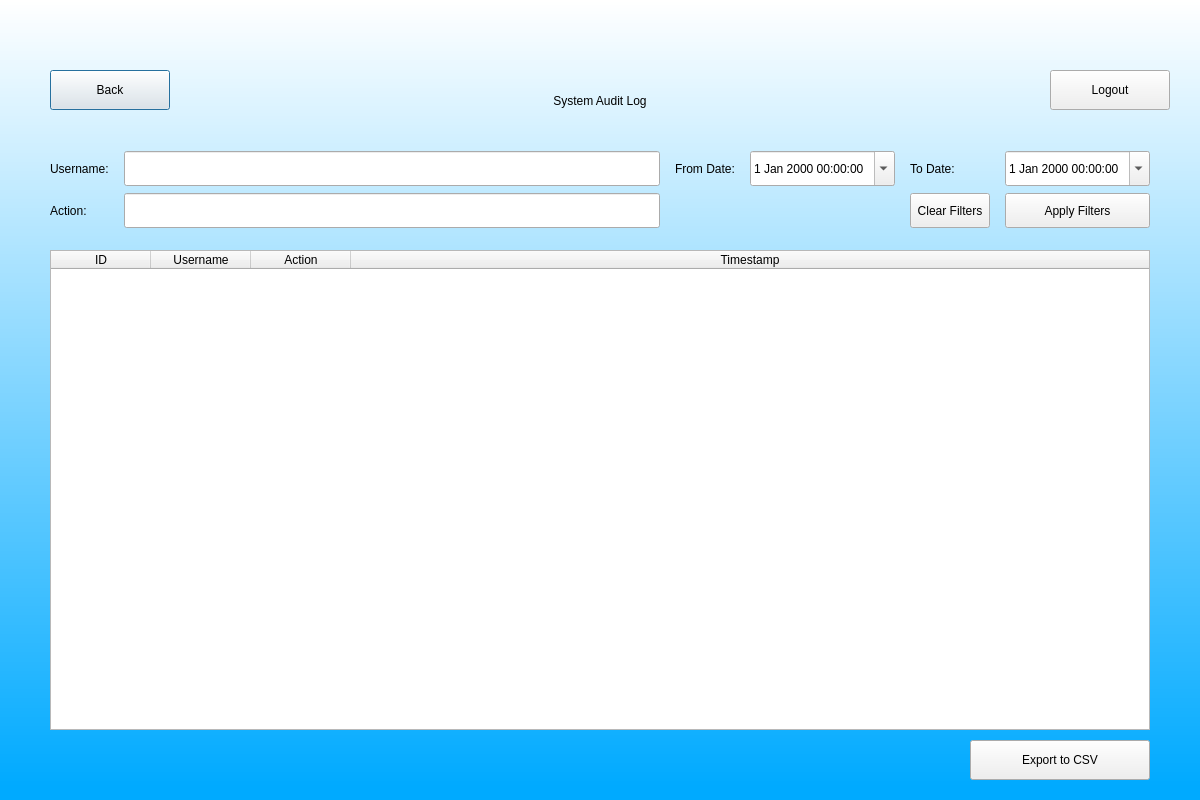
<?xml version="1.0" encoding="UTF-8"?>
<ui version="4.0">
 <class>Dialog</class>
 <widget class="QDialog" name="Dialog">
  <property name="geometry">
   <rect>
    <x>0</x>
    <y>0</y>
    <width>1200</width>
    <height>800</height>
   </rect>
  </property>
  <property name="windowTitle">
   <string>Audit Log - Hospital Management System</string>
  </property>
  <widget class="QWidget" name="widget" native="true">
   <property name="geometry">
    <rect>
     <x>0</x>
     <y>0</y>
     <width>1200</width>
     <height>800</height>
    </rect>
   </property>
   <property name="styleSheet">
    <string notr="true">QWidget#widget{
background-color:qlineargradient(spread:pad, x1:1, y1:0.982409, x2:1, y2:0, stop:0 rgba(0, 170, 255, 255), stop:1 rgba(255, 255, 255, 255))}</string>
   </property>
   <widget class="QLabel" name="label">
    <property name="geometry">
     <rect>
      <x>300</x>
      <y>70</y>
      <width>600</width>
      <height>61</height>
     </rect>
    </property>
    <property name="styleSheet">
     <string notr="true">font: 36pt &quot;MS Shell Dlg 2&quot;;</string>
    </property>
    <property name="text">
     <string>System Audit Log</string>
    </property>
    <property name="alignment">
     <set>Qt::AlignCenter</set>
    </property>
   </widget>
   <widget class="QPushButton" name="backTo">
    <property name="geometry">
     <rect>
      <x>50</x>
      <y>70</y>
      <width>120</width>
      <height>40</height>
     </rect>
    </property>
    <property name="styleSheet">
     <string notr="true">font: 12pt &quot;MS Shell Dlg 2&quot;;</string>
    </property>
    <property name="text">
     <string>Back</string>
    </property>
   </widget>
   <widget class="QPushButton" name="logout">
    <property name="geometry">
     <rect>
      <x>1050</x>
      <y>70</y>
      <width>120</width>
      <height>40</height>
     </rect>
    </property>
    <property name="styleSheet">
     <string notr="true">font: 12pt &quot;MS Shell Dlg 2&quot;;</string>
    </property>
    <property name="text">
     <string>Logout</string>
    </property>
   </widget>
   <widget class="QWidget" name="gridLayoutWidget">
    <property name="geometry">
     <rect>
      <x>50</x>
      <y>150</y>
      <width>1100</width>
      <height>80</height>
     </rect>
    </property>
    <layout class="QGridLayout" name="gridLayout">
     <property name="horizontalSpacing">
      <number>15</number>
     </property>
     <item row="0" column="0">
      <widget class="QLabel" name="label_2">
       <property name="styleSheet">
        <string notr="true">font: 14pt &quot;MS Shell Dlg 2&quot;;</string>
       </property>
       <property name="text">
        <string>Username:</string>
       </property>
      </widget>
     </item>
     <item row="0" column="1">
      <widget class="QLineEdit" name="usernameFilter">
       <property name="minimumSize">
        <size>
         <width>0</width>
         <height>35</height>
        </size>
       </property>
       <property name="styleSheet">
        <string notr="true">font: 12pt &quot;MS Shell Dlg 2&quot;;</string>
       </property>
      </widget>
     </item>
     <item row="0" column="2">
      <widget class="QLabel" name="label_3">
       <property name="styleSheet">
        <string notr="true">font: 14pt &quot;MS Shell Dlg 2&quot;;</string>
       </property>
       <property name="text">
        <string>From Date:</string>
       </property>
      </widget>
     </item>
     <item row="0" column="3">
      <widget class="QDateTimeEdit" name="fromDateFilter">
       <property name="minimumSize">
        <size>
         <width>0</width>
         <height>35</height>
        </size>
       </property>
       <property name="styleSheet">
        <string notr="true">font: 12pt &quot;MS Shell Dlg 2&quot;;</string>
       </property>
       <property name="calendarPopup">
        <bool>true</bool>
       </property>
      </widget>
     </item>
     <item row="0" column="4">
      <widget class="QLabel" name="label_4">
       <property name="styleSheet">
        <string notr="true">font: 14pt &quot;MS Shell Dlg 2&quot;;</string>
       </property>
       <property name="text">
        <string>To Date:</string>
       </property>
      </widget>
     </item>
     <item row="0" column="5">
      <widget class="QDateTimeEdit" name="toDateFilter">
       <property name="minimumSize">
        <size>
         <width>0</width>
         <height>35</height>
        </size>
       </property>
       <property name="styleSheet">
        <string notr="true">font: 12pt &quot;MS Shell Dlg 2&quot;;</string>
       </property>
       <property name="calendarPopup">
        <bool>true</bool>
       </property>
      </widget>
     </item>
     <item row="1" column="0">
      <widget class="QLabel" name="label_5">
       <property name="styleSheet">
        <string notr="true">font: 14pt &quot;MS Shell Dlg 2&quot;;</string>
       </property>
       <property name="text">
        <string>Action:</string>
       </property>
      </widget>
     </item>
     <item row="1" column="1">
      <widget class="QLineEdit" name="actionFilter">
       <property name="minimumSize">
        <size>
         <width>0</width>
         <height>35</height>
        </size>
       </property>
       <property name="styleSheet">
        <string notr="true">font: 12pt &quot;MS Shell Dlg 2&quot;;</string>
       </property>
      </widget>
     </item>
     <item row="1" column="5">
      <widget class="QPushButton" name="filterButton">
       <property name="minimumSize">
        <size>
         <width>0</width>
         <height>35</height>
        </size>
       </property>
       <property name="styleSheet">
        <string notr="true">font: 12pt &quot;MS Shell Dlg 2&quot;;</string>
       </property>
       <property name="text">
        <string>Apply Filters</string>
       </property>
      </widget>
     </item>
     <item row="1" column="4">
      <widget class="QPushButton" name="clearButton">
       <property name="minimumSize">
        <size>
         <width>0</width>
         <height>35</height>
        </size>
       </property>
       <property name="styleSheet">
        <string notr="true">font: 12pt &quot;MS Shell Dlg 2&quot;;</string>
       </property>
       <property name="text">
        <string>Clear Filters</string>
       </property>
      </widget>
     </item>
    </layout>
   </widget>
   <widget class="QTableWidget" name="auditTable">
    <property name="geometry">
     <rect>
      <x>50</x>
      <y>250</y>
      <width>1100</width>
      <height>480</height>
     </rect>
    </property>
    <property name="styleSheet">
     <string notr="true">font: 12pt &quot;MS Shell Dlg 2&quot;;</string>
    </property>
    <property name="editTriggers">
     <set>QAbstractItemView::NoEditTriggers</set>
    </property>
    <property name="alternatingRowColors">
     <bool>true</bool>
    </property>
    <property name="selectionBehavior">
     <enum>QAbstractItemView::SelectRows</enum>
    </property>
    <property name="sortingEnabled">
     <bool>true</bool>
    </property>
    <attribute name="horizontalHeaderStretchLastSection">
     <bool>true</bool>
    </attribute>
    <column>
     <property name="text">
      <string>ID</string>
     </property>
    </column>
    <column>
     <property name="text">
      <string>Username</string>
     </property>
    </column>
    <column>
     <property name="text">
      <string>Action</string>
     </property>
    </column>
    <column>
     <property name="text">
      <string>Timestamp</string>
     </property>
    </column>
   </widget>
   <widget class="QPushButton" name="exportButton">
    <property name="geometry">
     <rect>
      <x>970</x>
      <y>740</y>
      <width>180</width>
      <height>40</height>
     </rect>
    </property>
    <property name="styleSheet">
     <string notr="true">font: 12pt &quot;MS Shell Dlg 2&quot;;</string>
    </property>
    <property name="text">
     <string>Export to CSV</string>
    </property>
   </widget>
   <widget class="QLabel" name="statusLabel">
    <property name="geometry">
     <rect>
      <x>50</x>
      <y>740</y>
      <width>900</width>
      <height>40</height>
     </rect>
    </property>
    <property name="styleSheet">
     <string notr="true">font: 12pt &quot;MS Shell Dlg 2&quot;; color: rgb(0, 85, 127);</string>
    </property>
    <property name="text">
     <string/>
    </property>
   </widget>
  </widget>
 </widget>
 <resources/>
 <connections/>
</ui>
